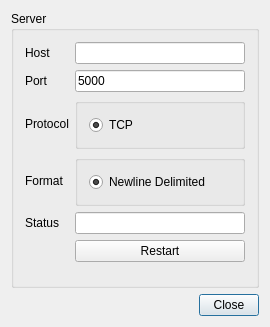
<?xml version="1.0" encoding="UTF-8"?>
<ui version="4.0">
 <class>SettingsClass</class>
 <widget class="QDialog" name="SettingsClass">
  <property name="geometry">
   <rect>
    <x>0</x>
    <y>0</y>
    <width>270</width>
    <height>327</height>
   </rect>
  </property>
  <property name="windowTitle">
   <string>Settings</string>
  </property>
  <layout class="QGridLayout" name="gridLayout_2">
   <item row="1" column="1">
    <widget class="QPushButton" name="btnSettingsClose">
     <property name="maximumSize">
      <size>
       <width>60</width>
       <height>16777215</height>
      </size>
     </property>
     <property name="text">
      <string>Close</string>
     </property>
    </widget>
   </item>
   <item row="1" column="0">
    <spacer name="horizontalSpacer">
     <property name="orientation">
      <enum>Qt::Orientation::Horizontal</enum>
     </property>
     <property name="sizeHint" stdset="0">
      <size>
       <width>40</width>
       <height>20</height>
      </size>
     </property>
    </spacer>
   </item>
   <item row="0" column="0" colspan="2">
    <widget class="QGroupBox" name="groupBox">
     <property name="title">
      <string>Server</string>
     </property>
     <layout class="QGridLayout" name="gridLayout_3">
      <item row="2" column="0">
       <widget class="QLabel" name="label_4">
        <property name="text">
         <string>Protocol</string>
        </property>
       </widget>
      </item>
      <item row="3" column="0">
       <widget class="QLabel" name="label_5">
        <property name="text">
         <string>Format</string>
        </property>
       </widget>
      </item>
      <item row="0" column="0">
       <widget class="QLabel" name="label">
        <property name="text">
         <string>Host</string>
        </property>
       </widget>
      </item>
      <item row="5" column="2">
       <widget class="QPushButton" name="btnRestartServer">
        <property name="text">
         <string>Restart</string>
        </property>
       </widget>
      </item>
      <item row="1" column="0">
       <widget class="QLabel" name="label_2">
        <property name="text">
         <string>Port</string>
        </property>
       </widget>
      </item>
      <item row="4" column="2">
       <widget class="QLineEdit" name="lineEditSettingServerStatus">
        <property name="readOnly">
         <bool>true</bool>
        </property>
       </widget>
      </item>
      <item row="6" column="2">
       <spacer name="verticalSpacer">
        <property name="orientation">
         <enum>Qt::Orientation::Vertical</enum>
        </property>
        <property name="sizeHint" stdset="0">
         <size>
          <width>20</width>
          <height>40</height>
         </size>
        </property>
       </spacer>
      </item>
      <item row="3" column="2">
       <widget class="QGroupBox" name="groupBox_3">
        <property name="title">
         <string/>
        </property>
        <layout class="QGridLayout" name="gridLayout_5">
         <item row="0" column="0">
          <widget class="QRadioButton" name="radioButton_2">
           <property name="text">
            <string>Newline Delimited</string>
           </property>
           <property name="checked">
            <bool>true</bool>
           </property>
          </widget>
         </item>
        </layout>
       </widget>
      </item>
      <item row="4" column="0">
       <widget class="QLabel" name="label_3">
        <property name="text">
         <string>Status</string>
        </property>
       </widget>
      </item>
      <item row="1" column="2">
       <widget class="QLineEdit" name="lineEditPort">
        <property name="text">
         <string>5000</string>
        </property>
       </widget>
      </item>
      <item row="2" column="2">
       <widget class="QGroupBox" name="groupBox_2">
        <property name="title">
         <string/>
        </property>
        <layout class="QGridLayout" name="gridLayout_4">
         <item row="0" column="0">
          <widget class="QRadioButton" name="radioButton">
           <property name="text">
            <string>TCP</string>
           </property>
           <property name="checked">
            <bool>true</bool>
           </property>
          </widget>
         </item>
        </layout>
       </widget>
      </item>
      <item row="0" column="2">
       <widget class="QLineEdit" name="lineEditHost"/>
      </item>
     </layout>
    </widget>
   </item>
  </layout>
 </widget>
 <layoutdefault spacing="6" margin="11"/>
 <resources/>
 <connections>
  <connection>
   <sender>btnSettingsClose</sender>
   <signal>clicked()</signal>
   <receiver>SettingsClass</receiver>
   <slot>close()</slot>
   <hints>
    <hint type="sourcelabel">
     <x>230</x>
     <y>305</y>
    </hint>
    <hint type="destinationlabel">
     <x>134</x>
     <y>163</y>
    </hint>
   </hints>
  </connection>
 </connections>
</ui>
